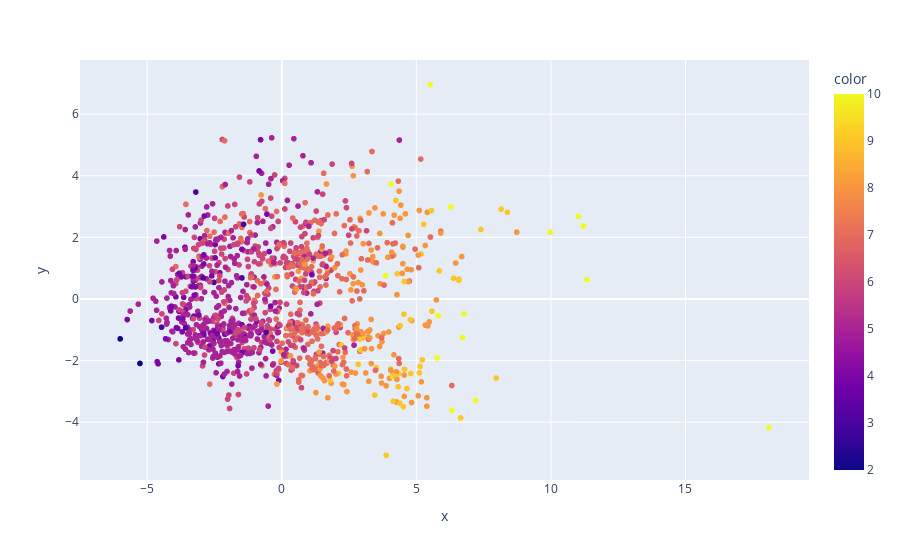
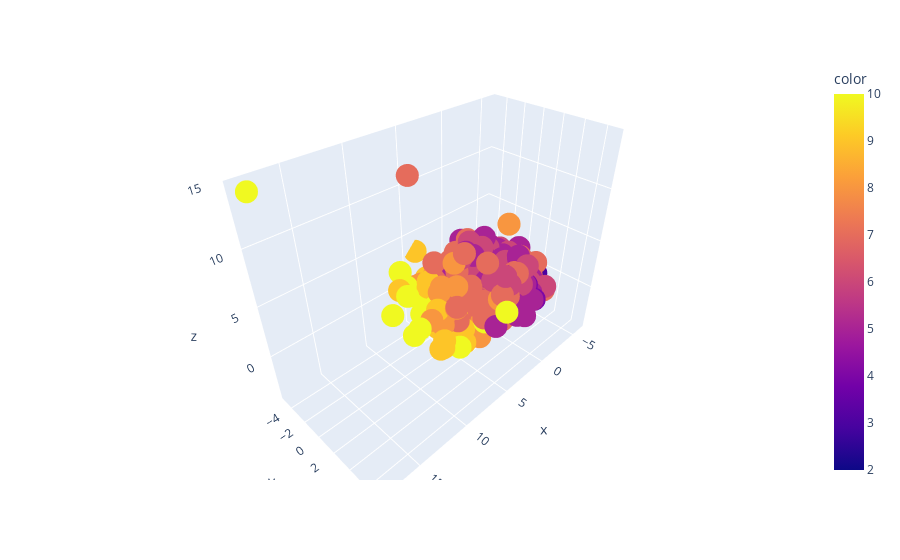

Source (notebook cell) for these figures, in order:
### Markdown cell above
<br><br>
<font size=5 color=#009999> 1.2 - PCA for visualization </font> <br>
<font size=4 color=#009999>
REDUCE DIMENSIONS TO PLOT DATA
</font> <br> <br>
</font>



Even after this first cleaning, it is difficult to observe the dataset and to know whether neighbors have the same overall quality or not. You could observe each features, or observe features by groups of 2 or 3, but this requires a huge amount of work as they are 36 features left, even after cleaning! Moreover, the pair-wise distance between two observations in one feature is not always representative of the pair-wise distance between these two observations in the original features space (two houses can have been built the same year but be very different for all other features, for example).

Nevertheless, there exists a powerful tool to reduce the size of data and make it easier to observe: the Principal Component Analysis (PCA). 


<div class="alert alert-info">
<b>EXERCISE 2 </b> <br>  
    
Use the <a href="https://scikit-learn.org/stable/modules/generated/sklearn.decomposition.PCA.html?highlight=pca#sklearn.decomposition.PCA">PCA</a> from scikit learn to reduce your data to 2 and 3 dimensions. Observe the two obtained datasets. Would you recommend a method based on neighbors? (Do not forget that you only have parts of the observation, as the data was reduced from dimension 36 to 2 or 3!)  
    
</div>

### Code cell
from sklearn.decomposition import PCA
import plotly.express as px
pca = PCA(n_components=2) 
X_data2 = pca.fit_transform(X_data) #calculer les valeurs / vecteurs propres sur base de X_data et l'applique 
pca1 = PCA(n_components=3)
X_data3 = pca1.fit_transform(X_data)


fig = px.scatter(x=X_data2[:, 0], y=X_data2[:, 1], color=y_obs)
fig.show()

fig = px.scatter_3d(x=X_data3[:, 0], y=X_data3[:, 1], z=X_data3[:, 2], color=y_obs)
fig.show()

### Figure 1 — Plotly figure (JSON) as saved in the notebook; plotly's stock layout.template omitted (floating-point values rounded to 4 significant figures; data arrays with more than 128 entries replaced by an {"elided": "..."} marker saying what was removed)
{"data": [{"hovertemplate": "x=%{x}<br>y=%{y}<br>color=%{marker.color}<extra></extra>", "legendgroup": "", "marker": {"color": {"elided": "1121 int values"}, "coloraxis": "coloraxis", "symbol": "circle"}, "mode": "markers", "name": "", "showlegend": false, "type": "scattergl", "x": {"elided": "1121 float values"}, "xaxis": "x", "y": {"elided": "1121 float values"}, "yaxis": "y"}], "layout": {"coloraxis": {"colorbar": {"title": {"text": "color"}}, "colorscale": [[0, "#0d0887"], [0.1111, "#46039f"], [0.2222, "#7201a8"], [0.3333, "#9c179e"], [0.4444, "#bd3786"], [0.5556, "#d8576b"], [0.6667, "#ed7953"], [0.7778, "#fb9f3a"], [0.8889, "#fdca26"], [1, "#f0f921"]]}, "legend": {"tracegroupgap": 0}, "margin": {"t": 60}, "xaxis": {"anchor": "y", "domain": [0, 1], "title": {"text": "x"}}, "yaxis": {"anchor": "x", "domain": [0, 1], "title": {"text": "y"}}}}

### Figure 2 — Plotly figure (JSON) as saved in the notebook; plotly's stock layout.template omitted (floating-point values rounded to 4 significant figures; data arrays with more than 128 entries replaced by an {"elided": "..."} marker saying what was removed)
{"data": [{"hovertemplate": "x=%{x}<br>y=%{y}<br>z=%{z}<br>color=%{marker.color}<extra></extra>", "legendgroup": "", "marker": {"color": {"elided": "1121 int values"}, "coloraxis": "coloraxis", "symbol": "circle"}, "mode": "markers", "name": "", "scene": "scene", "showlegend": false, "type": "scatter3d", "x": {"elided": "1121 float values"}, "y": {"elided": "1121 float values"}, "z": {"elided": "1121 float values"}}], "layout": {"coloraxis": {"colorbar": {"title": {"text": "color"}}, "colorscale": [[0, "#0d0887"], [0.1111, "#46039f"], [0.2222, "#7201a8"], [0.3333, "#9c179e"], [0.4444, "#bd3786"], [0.5556, "#d8576b"], [0.6667, "#ed7953"], [0.7778, "#fb9f3a"], [0.8889, "#fdca26"], [1, "#f0f921"]]}, "legend": {"tracegroupgap": 0}, "margin": {"t": 60}, "scene": {"domain": {"x": [0, 1], "y": [0, 1]}, "xaxis": {"title": {"text": "x"}}, "yaxis": {"title": {"text": "y"}}, "zaxis": {"title": {"text": "z"}}}}}
